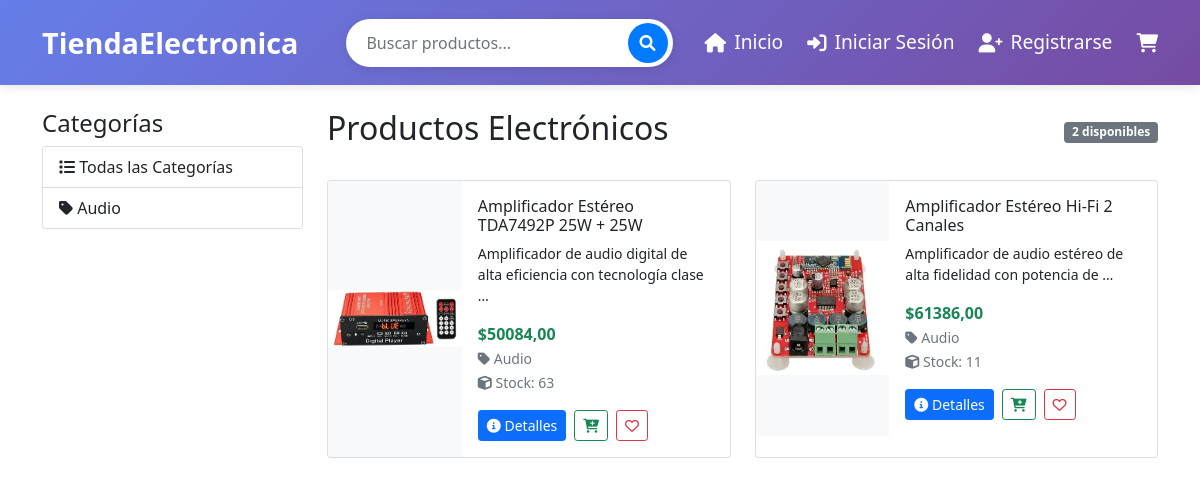
Page /productos/lista on the committed database.
### apps/productos/models.py (models this page shows, shortened)
class CategoriaProducto(models.Model):
    nombre=models.CharField(max_length=100,unique=True)
    descripcion=models.TextField(blank=True)
    slug=models.SlugField(max_length=100,unique=True,blank=True)
    activa=models.BooleanField(default=True)
    fecha_creacion=models.DateTimeField(auto_now_add=True)
    imagen=models.ImageField(upload_to='categorias/',blank=True)
    class Meta:
        db_table='categoria_productos'
        verbose_name='Categoria'
        verbose_name_plural='Categorias'
        ordering=['nombre']

class ProductosElectronicos(models.Model):
    ESTADO_PRODUCTOS=[
        ('disponible','Disponible'),
        ('agotado','agotado'),
        ('descontinuado','Descontinuado'),
        ('preventa','pre-venta'),
    ]
    nombre = models.CharField(max_length=200)
    descripcion = models.TextField()
    precio = models.DecimalField(
        max_digits=10,
        decimal_places=2,
        validators=[MinValueValidator(Decimal('0.01'))]
    )
    precio_oferta = models.DecimalField(
        max_digits=10,
        decimal_places=2,
        null=True,
        blank=True,
        validators=[MinValueValidator(Decimal('0'))]
    )
    stock_cantidad = models.PositiveIntegerField(default=0)
    stock_minimo = models.PositiveIntegerField(default=1)
    sku = models.CharField(max_length=50, unique=True)
    marca = models.CharField(max_length=100)
    modelo = models.CharField(max_length=100)
    especificaciones_tecnicas = models.JSONField(default=dict, blank=True)
    color = models.CharField(max_length=50, blank=True)
    peso = models.DecimalField(
        max_digits=8,
        decimal_places=3,
        null=True,
        blank=True,
        help_text="Peso en kilogramos"
    )
    dimensiones = models.CharField(
        max_length=100,
        blank=True,
        help_text="Formato: Alto x Ancho x Profundidad en cm"
    )
    estado = models.CharField(
        max_length=20,
        choices=ESTADO_PRODUCTOS,
        default='disponible'
    )
    destacado = models.BooleanField(default=False)
    fecha_creacion = models.DateTimeField(auto_now_add=True)
    fecha_actualizacion = models.DateTimeField(auto_now=True)
    categoria = models.ForeignKey(
        CategoriaProducto,
        on_delete=models.SET_NULL,
        null=True,
        related_name='productos'
    )
    usuario_creador = models.ForeignKey(
        UsuarioTienda,
        on_delete=models.SET_NULL,
        null=True,
        related_name='productos_creados'
    )
    class Meta:
        db_table = 'producto_electronico'
        verbose_name = 'Producto Electrónico'
        verbose_name_plural = 'Productos Electrónicos'
        ordering = ['-fecha_creacion']
        indexes = [
            models.Index(fields=['sku']),
            models.Index(fields=['marca', 'modelo']),
            models.Index(fields=['estado']),
            models.Index(fields=['destacado']),
        ]
    @property
    def disponible(self):
        return self.estado == 'disponible' and self.stock_cantidad > 0

class ImagenProducto(models.Model):
    producto = models.ForeignKey(
        ProductosElectronicos,
        on_delete=models.CASCADE,
        related_name='imagenes'
    )
    imagen = models.ImageField(upload_to='productos/imagenes/')
    alt_text = models.CharField(max_length=255, blank=True)
    es_principal = models.BooleanField(default=False)
    orden = models.PositiveIntegerField(default=0)
    fecha_subida = models.DateTimeField(auto_now_add=True)
    class Meta:
        db_table = 'imagen_producto'
        verbose_name = 'Imagen de Producto'
        verbose_name_plural = 'Imágenes de Productos'
        ordering = ['orden', 'fecha_subida']

### apps/productos/views.py (the view, shortened to what this page needs)
# urls.py: path('lista', views.ListaProductosView.as_view(), name='lista'),
class ListaProductosView(ListView):
    model = ProductosElectronicos
    template_name = 'productos/lista_productos.html'
    context_object_name = 'productos'
    paginate_by = 12
    def get_queryset(self):
        queryset = ProductosElectronicos.objects.filter(estado='disponible')
        categoria_id = self.request.GET.get('categoria')
        if categoria_id:
            queryset = queryset.filter(categoria_id=categoria_id)
        query = self.request.GET.get('q')
        self.filtro = ProductoFilter(self.request.GET, queryset=queryset)
        return self.filtro.qs
    def get_context_data(self, **kwargs):
        context = super().get_context_data(**kwargs)
        context['filtro'] = self.filtro
        context['categorias'] = CategoriaProducto.objects.filter(activa=True)
        context['productos_destacados'] = ProductosElectronicos.objects.filter(
            destacado=True, estado='disponible'
        )[:4]
        context['categoria_id'] = self.request.GET.get('categoria', '')
        context['query'] = self.request.GET.get('q', '')
        if self.request.user.is_authenticated:
            carrito, _ = Carrito.objects.get_or_create(usuario=self.request.user)
            productos_en_carrito = carrito.items.values_list('producto_id', flat=True)
            context['productos_en_carrito'] = productos_en_carrito
        else:
            context['productos_en_carrito'] = []
        return context

### apps/carrito/context_processors.py (called while the page is built)
def carrito_context(request):
    if request.user.is_authenticated:
        carrito, _ = Carrito.objects.get_or_create(usuario=request.user)
        total = carrito.items.aggregate(total=Sum('cantidad'))['total'] or 0
    else:
        total = 0
    return {'total_items_carrito': total}

### apps/productos/templates/productos/lista_productos.html (shortened to what this page needs)
{% extends 'base.html' %}
{% block content %}
<div class="row">
    <div class="col-md-3">
        <h4>Categorías</h4>
        <div class="list-group">
            <a href="{% url 'productos:lista' %}" class="list-group-item list-group-item-action">
                <i class="fas fa-list"></i> Todas las Categorías
            </a>
            {% for categoria in categorias %}
            <a href="{% url 'productos:por_categoria' categoria.slug %}" class="list-group-item list-group-item-action {% if categoria.slug == categoria_actual.slug %}active{% endif %}">
                <i class="fas fa-tag"></i> {{ categoria.nombre }}
            </a>
            {% endfor %}
        </div>
    </div>
    <div class="col-md-9">
        <div class="d-flex justify-content-between align-items-center mb-4">
            <h2>Productos Electrónicos</h2>
            <span class="badge bg-secondary">{{ productos|length }} disponibles</span>
        </div>
        <div class="row">
            {% for producto in productos %}
            <div class="col-lg-6 mb-4">
                <div class="card h-100">
                    <div class="row g-0">
                        <div class="col-md-4">
                            {% if producto.imagenes.first %}
                            <img src="{{ producto.imagenes.first.imagen.url }}" class="img-fluid rounded-start h-100 w-100" alt="{{ producto.nombre }}" style="object-fit: contain; background-color: #f8f9fa;">
                            {% else %}
                            <div class="bg-light d-flex align-items-center justify-content-center h-100" style="min-height: 200px;">
                                <i class="fas fa-box-open fa-2x text-muted"></i>
                            </div>
                            {% endif %}
                        </div>
                        <div class="col-md-8">
                            <div class="card-body">
                                <h6 class="card-title">{{ producto.nombre }}</h6>
                                <p class="card-text small">{{ producto.descripcion|truncatewords:10 }}</p>
                                <p class="card-text">
                                    {% if producto.precio_oferta %}
                                        <strong class="text-success">${{ producto.precio_oferta }}</strong>
                                        <br>
                                        <small class="text-muted"><s>${{ producto.precio }}</s></small>
                                    {% else %}
                                        <strong class="text-success">${{ producto.precio }}</strong>
                                    {% endif %}
                                    <br>
                                    <small class="text-muted">
                                        <i class="fas fa-tag"></i> {{ producto.categoria.nombre }}<br>
                                        <i class="fas fa-cube"></i> Stock: {{ producto.stock_cantidad }}
                                    </small>
                                </p>
                                <div class="d-flex flex-wrap gap-2 mt-2">
    <a href="{% url 'productos:detalle' producto.id %}" class="btn btn-primary btn-sm">
    <i class="fas fa-info-circle"></i> Detalles
</a>
<button
    class="btn btn-outline-success btn-sm btn-agregar-carrito"
    data-producto-id="{{ producto.id }}">
    <i class="fas fa-cart-plus"></i>
</button>
<button class="btn-favorito btn btn-sm {% if producto in user.productos_favoritos.all %}btn-danger{% else %}btn-outline-danger{% endif %}" data-producto-id="{{ producto.id }}">
    <i class="{% if producto in user.productos_favoritos.all %}fas{% else %}far{% endif %} fa-heart"></i>
</button>
</div>
                            </div>
                        </div>
                    </div>
                </div>
            </div>
            {% empty %}
            <div class="col-12">
                <div class="alert alert-info text-center">
                    <i class="fas fa-info-circle"></i> No hay productos disponibles en esta categoría.
                </div>
            </div>
            {% endfor %}
        </div>
    </div>
</div>
{% endblock %}

### templates/base.html (shortened to what this page needs)
{% load static %}
<!DOCTYPE html>
<html lang="es">
<head>
    <link href="https://cdn.jsdelivr.net/npm/bootstrap@5.1.3/dist/css/bootstrap.min.css" rel="stylesheet">
    <link href="https://cdnjs.cloudflare.com/ajax/libs/font-awesome/6.0.0/css/all.min.css" rel="stylesheet">
    <link href="{% static 'css/navbar.css' %}" rel="stylesheet">
</head>
<body>
    <nav class="navbar navbar-expand-lg navbar-custom">
        <div class="container">
            <div class="d-flex w-100 align-items-center justify-content-between flex-wrap">
                <a class="navbar-brand" href="{% url 'productos:inicio' %}">
                    TiendaElectronica
                </a>
                <form method="get" action="{% url 'productos:lista' %}" class="search-container">
    <div class="search-wrapper">
        <input type="text" name="q" class="form-control search-input" placeholder="Buscar productos..." value="{{ request.GET.q }}">
        <button type="submit" class="search-btn">
            <i class="fas fa-search"></i>
        </button>
    </div>
</form>
                <div class="nav-icons">
                    {% if user.is_authenticated %}
                        <a href="{% url 'productos:inicio' %}" class="nav-icon">
                            <i class="fas fa-home"></i>
                            <span class="d-none d-md-inline">Inicio</span>
                        </a>
                        <a href="{% url 'usuarios:perfil' %}" class="nav-icon">
                            <i class="fas fa-user"></i>
                            <span class="d-none d-md-inline">Mi Cuenta</span>
                        </a>
                        <div class="cart-container">
                            <a href="{% url 'carrito:ver_carrito' %}" class="nav-icon">
                                <i class="fas fa-shopping-cart"></i>
                                {% if total_items_carrito > 0 %}
                                    <span class="cart-badge">{{ total_items_carrito }}</span>
                                {% endif %}
                            </a>
                        </div>
                        <a href="{% url 'usuarios:logout' %}" class="nav-icon">
                            <i class="fas fa-sign-out-alt"></i>
                            <span class="d-none d-md-inline">Salir</span>
                        </a>
                    {% else %}
                        <a href="{% url 'productos:inicio' %}" class="nav-icon">
                            <i class="fas fa-home"></i>
                            <span class="d-none d-md-inline">Inicio</span>
                        </a>
                        <a href="{% url 'usuarios:login' %}" class="nav-icon">
                            <i class="fas fa-sign-in-alt"></i>
                            <span class="d-none d-md-inline">Iniciar Sesión</span>
                        </a>
                        <a href="{% url 'usuarios:registro' %}" class="nav-icon">
                            <i class="fas fa-user-plus"></i>
                            <span class="d-none d-md-inline">Registrarse</span>
                        </a>
                        <div class="cart-container">
                            <a href="{% url 'usuarios:login' %}" class="nav-icon">
                                <i class="fas fa-shopping-cart"></i>
                            </a>
                        </div>
                    {% endif %}
                </div>
            </div>
        </div>
    </nav>
    <main class="container mt-4">
        {% block content %}{% endblock %}
    </main>
</body>
</html>

### static/css/navbar.css (style rules this page uses)
.navbar-custom { background: linear-gradient(135deg, #667eea 0%, #764ba2 100%); box-shadow: 0 2px 10px rgba(0,0,0,0.1); padding: 1rem 0; }
.navbar-brand { font-size: 1.8rem; font-weight: bold; color: #fff !important; text-decoration: none; }
.search-container { flex: 1; max-width: 600px; margin: 0 2rem; }
.search-wrapper { position: relative; }
.search-input { border-radius: 25px; border: none; padding: 12px 50px 12px 20px; font-size: 1rem; width: 100%; box-shadow: 0 2px 10px rgba(0,0,0,0.1); }
.search-btn { position: absolute; right: 5px; top: 50%; transform: translateY(-50%); background: #007bff; border: none; border-radius: 50%; width: 40px; height: 40px; display: flex; align-items: center; justify-content: center; color: white; transition: all 0.3s ease; }
.nav-icons { display: flex; align-items: center; gap: 1.5rem; }
.nav-icon { color: #fff; text-decoration: none; font-size: 1.2rem; transition: all 0.3s ease; display: flex; align-items: center; gap: 0.5rem; }
.cart-container { position: relative; }

### rows in the picture
CategoriaProducto: nombre "Audio"
ProductosElectronicos: imagenes.first.imagen (picture), nombre "Amplificador Estéreo TDA7492P 25W + 25W", descripcion "Amplificador de audio digital de alta eficiencia con tecnología clase …", precio "50084,00", categoria.nombre "Audio", stock_cantidad "63"
ProductosElectronicos: imagenes.first.imagen (picture), nombre "Amplificador Estéreo Hi-Fi 2 Canales", descripcion "Amplificador de audio estéreo de alta fidelidad con potencia de …", precio "61386,00", categoria.nombre "Audio", stock_cantidad "11"

### other values in the picture
{{ productos|length }} "2"
